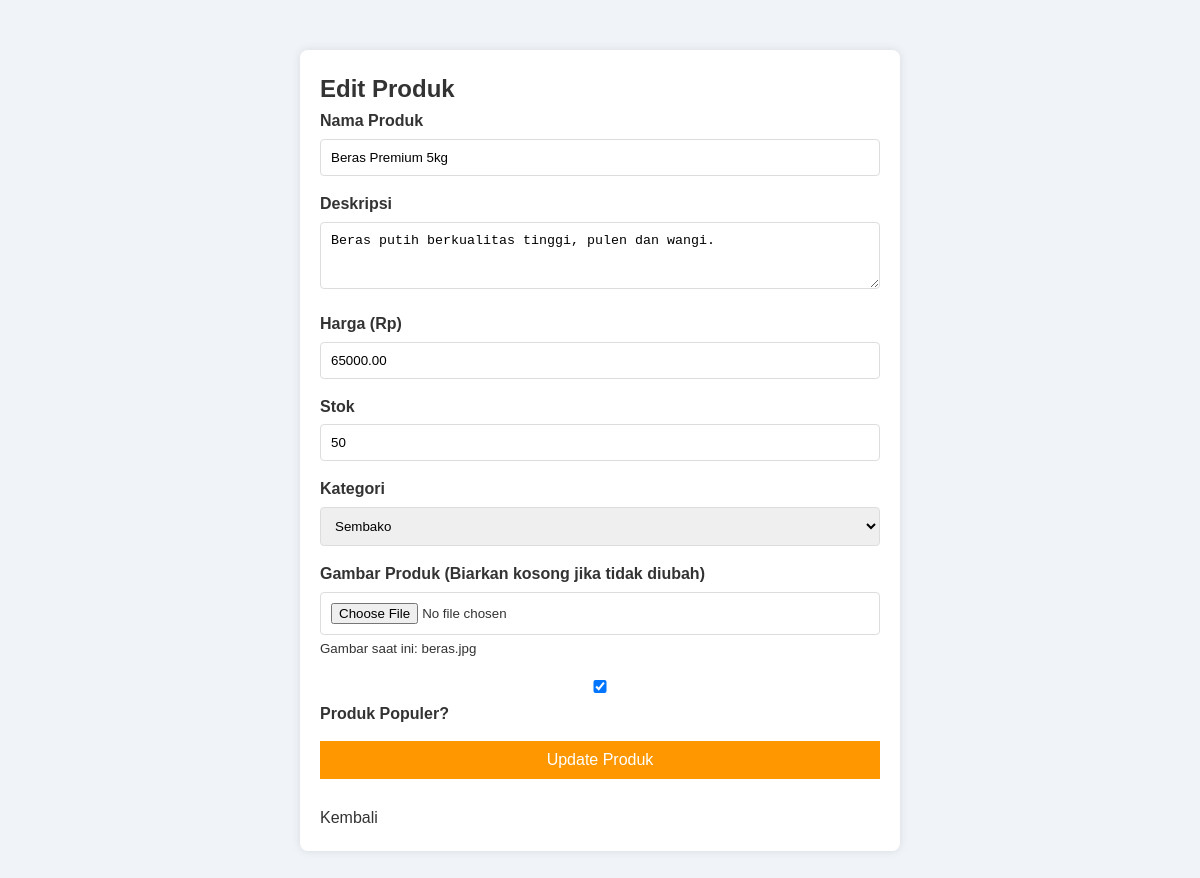
Screenshot of /admin/edit_produk.php?id=1 (signed in) with the database file from the repository.
### tables this page shows
CREATE TABLE IF NOT EXISTS products (
    id INT AUTO_INCREMENT PRIMARY KEY,
    name VARCHAR(255) NOT NULL,
    description TEXT,
    price DECIMAL(10, 2) NOT NULL,
    stock INT DEFAULT 0,
    image VARCHAR(255) DEFAULT 'default.jpg',
    category VARCHAR(100),
    is_popular BOOLEAN DEFAULT 0,
    created_at TIMESTAMP DEFAULT CURRENT_TIMESTAMP
);

### admin/edit_produk.php (the view, shortened to what this page needs)
<?php
require_once '../config/database.php';
$id = $_GET['id'];
$stmt = $conn->prepare("SELECT * FROM products WHERE id = :id");
$stmt->bindParam(':id', $id);
$stmt->execute();
$product = $stmt->fetch(PDO::FETCH_ASSOC);
?>
<!DOCTYPE html>
<html lang="id">
<head>
    <link rel="stylesheet" href="../style.css">
</head>
<body>
    <div class="form-container">
        <h2>Edit Produk</h2>
        <form action="proses_produk.php" method="POST" enctype="multipart/form-data">
            <div class="form-group">
                <label>Nama Produk</label>
                <input type="text" name="name" value="<?php echo htmlspecialchars($product['name']); ?>" required>
            </div>
            <div class="form-group">
                <label>Deskripsi</label>
                <textarea name="description" rows="3"><?php echo htmlspecialchars($product['description']); ?></textarea>
            </div>
            <div class="form-group">
                <label>Harga (Rp)</label>
                <input type="number" name="price" value="<?php echo $product['price']; ?>" required>
            </div>
            <div class="form-group">
                <label>Stok</label>
                <input type="number" name="stock" value="<?php echo $product['stock']; ?>" required>
            </div>
            <div class="form-group">
                <label>Kategori</label>
                <select name="category">
                    <?php
                    $categories = ['Sembako', 'Makanan Instan', 'Minuman', 'Bumbu Dapur', 'Perlengkapan Rumah'];
                    foreach ($categories as $cat) {
                        $selected = ($product['category'] == $cat) ? 'selected' : '';
                        echo "<option value='$cat' $selected>$cat</option>";
                    }
                    ?>
                </select>
            </div>
            <div class="form-group">
                <label>Gambar Produk (Biarkan kosong jika tidak diubah)</label>
                <input type="file" name="image">
                <small>Gambar saat ini: <?php echo $product['image']; ?></small>
            </div>
            <div class="form-group">
                <label>
                    <input type="checkbox" name="is_popular" value="1" <?php echo $product['is_popular'] ? 'checked' : ''; ?>> Produk Populer?
                </label>
            </div>
            <button type="submit" class="btn-submit">Update Produk</button>
            <br><br>
            <a href="produk.php">Kembali</a>
        </form>
    </div>
</body>
</html>

### style.css (style rules this page uses)
:root { --primary-color: #0a2a66; --primary-dark: #06173a; --accent-color: #d4af37; --text-color: #333; --bg-light: #f0f4f8; --white: #ffffff; --wrapper-width: 1200px; }
* { margin: 0; padding: 0; box-sizing: border-box; }
body { font-family: 'Poppins', sans-serif; color: var(--text-color); background-color: var(--bg-light); line-height: 1.6; }
a { text-decoration: none; color: inherit; }

### admin/edit_produk.php (style rules this page uses)
.form-container { max-width: 600px; margin: 50px auto; padding: 20px; background: white; box-shadow: 0 0 10px rgba(0,0,0,0.1); border-radius: 8px; }
.form-group { margin-bottom: 15px; }
.form-group label { display: block; margin-bottom: 5px; font-weight: bold; }
.form-group input, .form-group textarea, .form-group select { width: 100%; padding: 10px; border: 1px solid #ddd; border-radius: 4px; }
.btn-submit { background: #ff9800; color: white; border: none; padding: 10px 20px; cursor: pointer; width: 100%; font-size: 1rem; }

### rows the page displays
products: name "Beras Premium 5kg", description "Beras putih berkualitas tinggi, pulen dan wangi.", price "65000.00", stock "50", image "beras.jpg", is_popular "☑"

### other values shown
form field category "Sembako"
